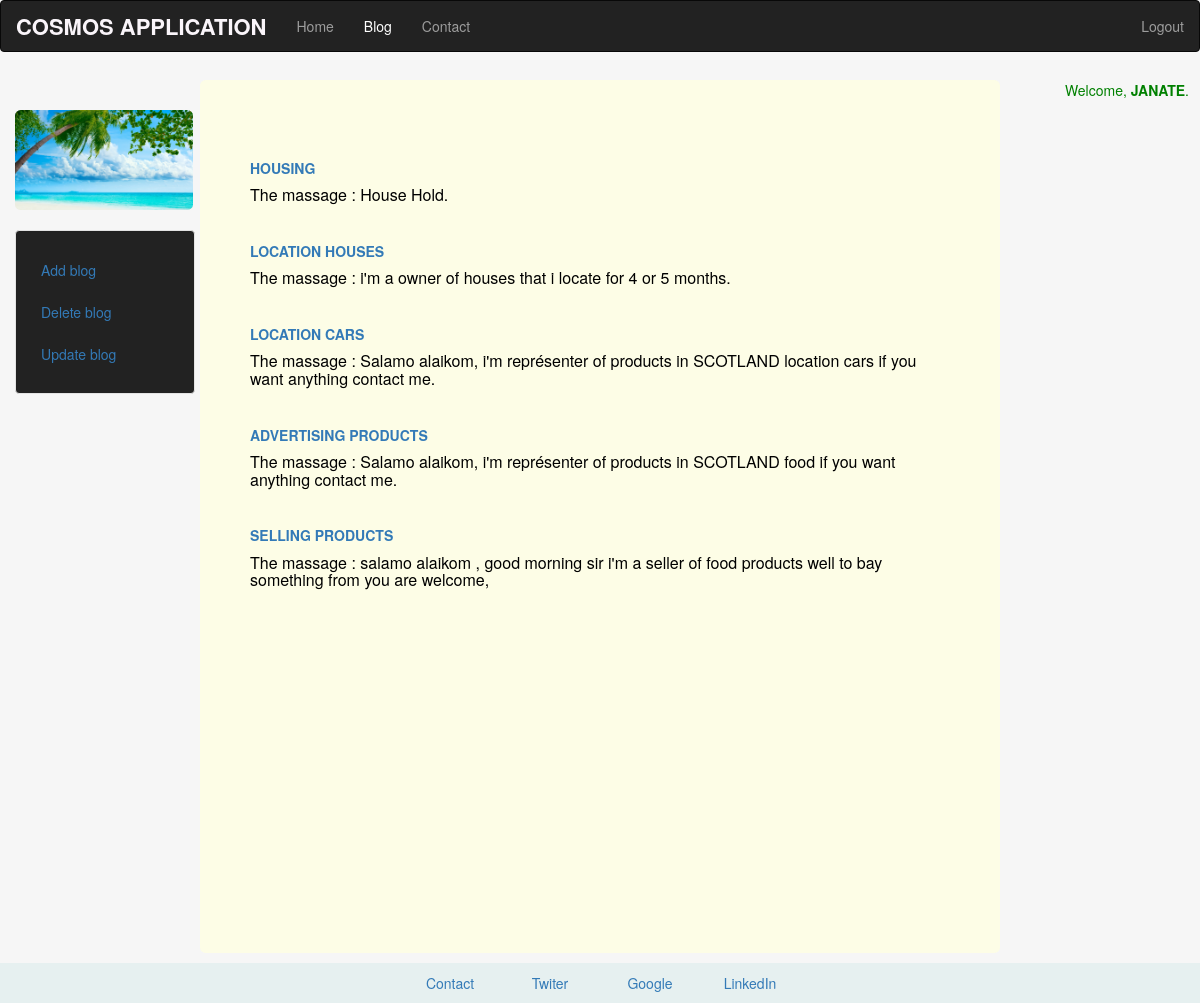
The page /blog/comment/ (signed in) on the database its author committed.
### blog/models.py (models this page shows, shortened)
class Post(models.Model) :
    publisher=models.ForeignKey(User, related_name='publisher', verbose_name='Publisher')
    title=models.CharField(max_length=140)
    body=models.TextField()
    date = models.DateTimeField(default=datetime.now, blank=False)

### blog/templates/blog/blog.html
{% extends "account/basic.html" %}
  {% block content %}
<div class="col-md-1"></div>
<div class="col-md-7 divcommun" style="	margin-top:20px; min-height:100%">
     {% for post in object_list %}
	   <p>
         <h5>
             <a href="/blog/{{post.id}}"><strong style=" text-transform: uppercase;">{{ post.title }}</strong></a>
         </h5>
         <h5 style="color: black ; font-size: medium;">
		     The massage : {{ post.body}}
		 </h5>
       </p><br/>
     {% endfor %}
   </div>
   <div class="col-sm-2"></div>
  {% endblock %}

### account/templates/account/basic.html (shortened to what this page needs)
<html lang="en">
<head>
    <link rel="stylesheet" type="text/css" href="account/static/account/bootstrap.min.css"/>
    {% load staticfiles %}
		<link rel="stylesheet"  href="{% static 'account/css/bootstrap.min.css' %}"  type='text/css'/>
		<link rel="stylesheet"  href="{% static 'account/mystyle/styleSheet.css' %}"  type='text/css'/>
</head>
<body class="body" style="background-color: #f6f6f6" onload="my()">
	<nav class="navbar navbar-inverse affix" data-spy="affix" data-offset-top="197">
	  <div id="d1" class="container-fluid">
		<div class="navbar-header">
			<a class="navbar-brand" href="/account/loggedin/"> <strong style="font-size:22px; color:rgb(250,245,250) "> COSMOS APPLICATION </strong> </a>
        </div>
	    {% if request.user.is_authenticated %}
		  {% if request.user.is_superuser %}
	        <ul class="nav navbar-nav navbar-left" id="navigation" >
              <li><a href="/account/loggedin/"> Home </a></li>
			  <li><a href="/blog/comment/"> Blog </a></li>
			  <li><a href="/account/monitorUsers/">Users</a></li>
              <li><a href="/account/contact/"> Contact </a></li>
            </ul>
		    <ul class="nav navbar-nav navbar-right">
               <li><a href="/account/logout/">LOGOUT</a></li>
		    </ul>
         {%else %}
		    <ul class="nav navbar-nav navbar-left">
              <li><a href="/account/loggedin/"> Home </a></li>
              <li><a href="/blog/comment/"> Blog</a></li>
              <li><a href="/account/contact/"> Contact </a></li>
            </ul>
		    <ul class="nav navbar-nav navbar-right">
              <li><a href="/account/logout/">Logout</a></li>
            </ul>
         {%endif %}
	    {%else %}
	       <ul class="nav navbar-nav navbar-right">
              <li><a href="/account/">Login</a></li>
              <li><a href="/account/signup/"> Create an account </a></li>
           </ul>
	    {%endif %}
	  </div>
	</nav>
	<div class="container-fluid distance" style="min-height: 100%; padding-bottom:50px;">
		<div class="row">
			<div class="col-md-2">
				<img  style='margin-top:30px; max-height: 100px; border-radius: 0.40em; align-self: center; ' src="{% static 'account/img/Na1.jpg' %}" alt="face">
				<div class="well bs-sidebar affixsidebar" id="sidebar" style="background-color: #222 ">
					{% if request.user.is_authenticated %}
						<ul class="nav nav-pills nav-stacked">
							<li><a href="/blog/blogForm/"> Add blog </a></li>
							<li><a href="/account/loggedin/"> Delete blog </a></li>
							<li><a href="/account/loggedin/"> Update blog </a></li>
						</ul>
					{% else %}
						<ul class="nav nav-pills nav-stacked">
						</ul>
					{% endif %}
				</div>
            </div>
            <div class="col-md-8 blockcont" style="min-height:100%">
				<div class="container-fluid">
					{% block content %}
					{% endblock %}
				</div>
            </div>
			<div class="col-md-2">
				<p  style="margin-left:50px; margin-top:0px; position:fixed; color : green;">
					{% if request.user.is_authenticated %}
						Welcome, <strong style="color: green; text-transform: uppercase;">{{ request.user.get_username }}</strong>.
					{% else %}
						<strong>Please login.</strong>
					{% endif %}
				</p>
			</div>
		</div>
	</div>
	<footer>
             <div class="container-fluid" >
                <div class="row">
				<center>
				  <div class="col-md-4" ></div>
                  <div class="col-md-1" ><a href="/account/contact/" target="blank">Contact </a></div>
                  <div class="col-md-1 " ><a href="/www.Twiter.com" target="_blank">Twiter  </a></div>
                  <div class="col-md-1 " ><a href="/www.google.com" target="_blank">Google  </a></div>
                  <div class="col-md-1" ><a href="/www.linkedin.com" target="_blank">LinkedIn </a></div>
                  <div class="col-md-4" ></div>
				</center>
                </div>
             </div>
	</footer>
</body>
</html>

### account/static/account/mystyle/styleSheet.css (style rules this page uses)
body { position: relative; }
.blockcont { background-color: rgb(253,253,230); padding-top:50px; padding-bottom:1px; padding-left:20px; padding-right:20px; border-radius: 0.4em; min-height:100%; }
.divcommun { width:100%; }
.affix { top:0; width: 100%; z-index: 9999 !important; }
.navbar { margin-bottom: 0px; }
.distance { margin-right : 0; margin-top : 30px }
.affix ~ .container-fluid { position: relative; top: 50px; }
.affixsidebar { position:fixed; margin-left:0px auto ; width:180px; padding-left:10px; background-color: #fff; margin-top:20px; }
footer { position:fixed; left:0px; bottom:0px; height:40px; width:100%; background:rgb(230,240,240); padding-top:10px; margin-bottom:0px; }

### rows shown on the page
Post: title "HOUSING", body "House Hold."
Post: title "LOCATION HOUSES", body "i'm a owner of houses that i locate for 4 or 5 months."
Post: title "LOCATION CARS", body "Salamo alaikom, i'm représenter of products in SCOTLAND location cars if you want anything contact me."
Post: title "ADVERTISING PRODUCTS", body "Salamo alaikom, i'm représenter of products in SCOTLAND food if you want anything contact me."
Post: title "SELLING PRODUCTS", body "salamo alaikom , good morning sir i'm a seller of food products well to bay something from you are welcome,"

### other values the page prints
{{ request.user.get_username }} "JANATE"
